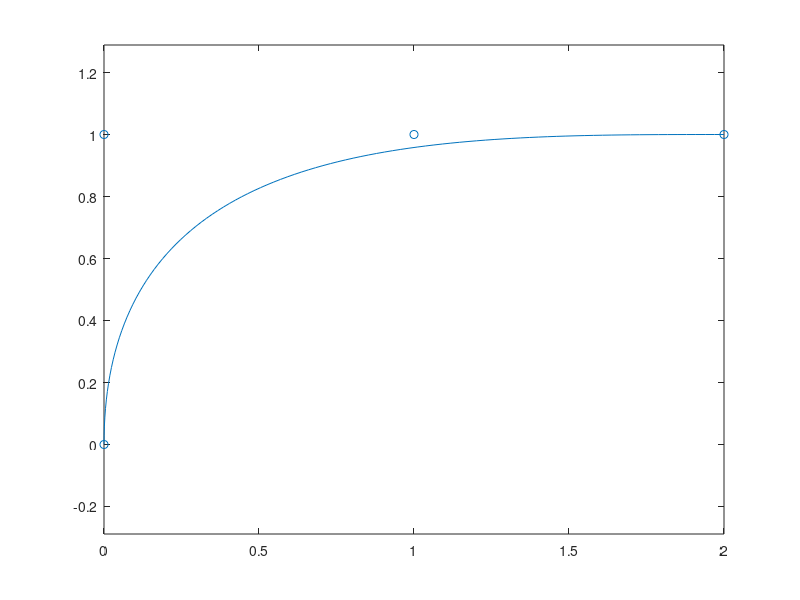

Reproduce this figure in MATLAB.
P0=[0,0];
P1=[0,1];
P2=[1,1];
P3=[2,1];

P=[P0;P1;P2;P3];

t=linspace(0,1,100)';

P0=repmat(P0,length(t),1);
P1=repmat(P1,length(t),1);
P2=repmat(P2,length(t),1);
P3=repmat(P3,length(t),1);

t=repmat(t,1,2);

B=      ((1-t).^3).*P0+...
t   *3.*((1-t).^2).*P1+...
t.^2*3.*((1-t)   ).*P2+...
           (t .^3).*P3;
     
figure
plot(B(:,1),B(:,2));
hold on
scatter(P(:,1),P(:,2));
axis equal

